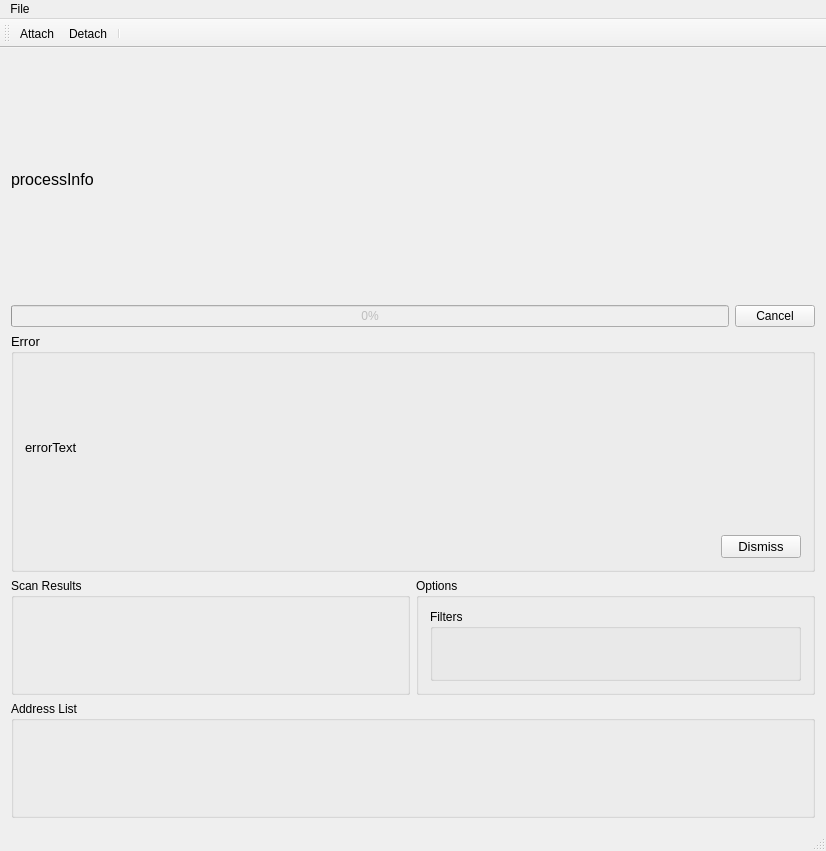
<?xml version="1.0" encoding="UTF-8"?>
<ui version="4.0">
 <class>MainWindow</class>
 <widget class="QMainWindow" name="MainWindow">
  <property name="geometry">
   <rect>
    <x>0</x>
    <y>0</y>
    <width>826</width>
    <height>851</height>
   </rect>
  </property>
  <property name="windowTitle">
   <string>PtScan</string>
  </property>
  <widget class="QWidget" name="centralWidget">
   <layout class="QGridLayout" name="gridLayout">
    <item row="5" column="0">
     <layout class="QVBoxLayout" name="verticalLayout">
      <item>
       <layout class="QHBoxLayout" name="horizontalLayout_4">
        <property name="spacing">
         <number>6</number>
        </property>
        <item>
         <widget class="QGroupBox" name="scanResultsBox">
          <property name="title">
           <string>Scan Results</string>
          </property>
          <layout class="QGridLayout" name="scanResultsBoxLayout"/>
         </widget>
        </item>
        <item>
         <widget class="QGroupBox" name="options">
          <property name="minimumSize">
           <size>
            <width>200</width>
            <height>0</height>
           </size>
          </property>
          <property name="title">
           <string>Options</string>
          </property>
          <layout class="QVBoxLayout" name="verticalLayout_2">
           <item>
            <widget class="QGroupBox" name="filtersBox">
             <property name="title">
              <string>Filters</string>
             </property>
             <layout class="QVBoxLayout" name="filtersBoxLayout"/>
            </widget>
           </item>
          </layout>
         </widget>
        </item>
       </layout>
      </item>
      <item>
       <widget class="QGroupBox" name="addressListBox">
        <property name="title">
         <string>Address List</string>
        </property>
        <layout class="QGridLayout" name="addressListBoxLayout"/>
       </widget>
      </item>
     </layout>
    </item>
    <item row="3" column="0">
     <layout class="QHBoxLayout" name="horizontalLayout_2">
      <property name="bottomMargin">
       <number>0</number>
      </property>
      <item>
       <widget class="QProgressBar" name="scanProgress">
        <property name="enabled">
         <bool>false</bool>
        </property>
        <property name="value">
         <number>0</number>
        </property>
       </widget>
      </item>
      <item>
       <widget class="QPushButton" name="scanCancel">
        <property name="text">
         <string>Cancel</string>
        </property>
       </widget>
      </item>
     </layout>
    </item>
    <item row="0" column="0">
     <widget class="QLabel" name="processInfo">
      <property name="font">
       <font>
        <pointsize>12</pointsize>
       </font>
      </property>
      <property name="text">
       <string>processInfo</string>
      </property>
     </widget>
    </item>
    <item row="4" column="0">
     <widget class="QGroupBox" name="errorBox">
      <property name="sizePolicy">
       <sizepolicy hsizetype="Preferred" vsizetype="Preferred">
        <horstretch>0</horstretch>
        <verstretch>0</verstretch>
       </sizepolicy>
      </property>
      <property name="font">
       <font>
        <pointsize>10</pointsize>
       </font>
      </property>
      <property name="title">
       <string>Error</string>
      </property>
      <layout class="QVBoxLayout" name="verticalLayout_4">
       <item>
        <widget class="QLabel" name="errorText">
         <property name="sizePolicy">
          <sizepolicy hsizetype="Preferred" vsizetype="Preferred">
           <horstretch>0</horstretch>
           <verstretch>0</verstretch>
          </sizepolicy>
         </property>
         <property name="text">
          <string>errorText</string>
         </property>
        </widget>
       </item>
       <item>
        <layout class="QHBoxLayout" name="horizontalLayout_3">
         <property name="bottomMargin">
          <number>0</number>
         </property>
         <item>
          <spacer name="horizontalSpacer_2">
           <property name="orientation">
            <enum>Qt::Horizontal</enum>
           </property>
           <property name="sizeHint" stdset="0">
            <size>
             <width>40</width>
             <height>20</height>
            </size>
           </property>
          </spacer>
         </item>
         <item>
          <widget class="QPushButton" name="errorDismissButton">
           <property name="text">
            <string>Dismiss</string>
           </property>
          </widget>
         </item>
        </layout>
       </item>
      </layout>
     </widget>
    </item>
   </layout>
  </widget>
  <widget class="QMenuBar" name="menuBar">
   <property name="geometry">
    <rect>
     <x>0</x>
     <y>0</y>
     <width>826</width>
     <height>21</height>
    </rect>
   </property>
   <widget class="QMenu" name="menuFile">
    <property name="title">
     <string>File</string>
    </property>
    <addaction name="actionScanOpen"/>
    <addaction name="actionScanSave"/>
    <addaction name="actionScanSaveAs"/>
    <addaction name="separator"/>
    <addaction name="actionClose"/>
   </widget>
   <addaction name="menuFile"/>
  </widget>
  <widget class="QToolBar" name="mainToolBar">
   <attribute name="toolBarArea">
    <enum>TopToolBarArea</enum>
   </attribute>
   <attribute name="toolBarBreak">
    <bool>false</bool>
   </attribute>
   <addaction name="actionAttach"/>
   <addaction name="actionDetach"/>
   <addaction name="separator"/>
  </widget>
  <widget class="QStatusBar" name="statusBar"/>
  <action name="actionScanOpen">
   <property name="text">
    <string>Open Scan</string>
   </property>
  </action>
  <action name="actionScanSave">
   <property name="text">
    <string>Save Scan</string>
   </property>
   <property name="toolTip">
    <string>Save Scan (CTRL+S)</string>
   </property>
  </action>
  <action name="actionScanSaveAs">
   <property name="text">
    <string>Save Scan As ...</string>
   </property>
  </action>
  <action name="actionClose">
   <property name="text">
    <string>Close</string>
   </property>
  </action>
  <action name="actionAttach">
   <property name="text">
    <string>Attach</string>
   </property>
   <property name="toolTip">
    <string>Attach to an open process</string>
   </property>
  </action>
  <action name="actionDetach">
   <property name="text">
    <string>Detach</string>
   </property>
  </action>
  <action name="actionAddFilter">
   <property name="text">
    <string>Add Filter</string>
   </property>
   <property name="shortcut">
    <string>Ctrl+F</string>
   </property>
  </action>
  <action name="actionScan">
   <property name="text">
    <string>Scan</string>
   </property>
   <property name="shortcut">
    <string>Return</string>
   </property>
  </action>
  <action name="actionScanCancel">
   <property name="text">
    <string>Cancel Scan</string>
   </property>
  </action>
  <action name="actionScanReset">
   <property name="text">
    <string>Reset Scan</string>
   </property>
  </action>
 </widget>
 <layoutdefault spacing="6" margin="11"/>
 <resources/>
 <connections/>
</ui>
